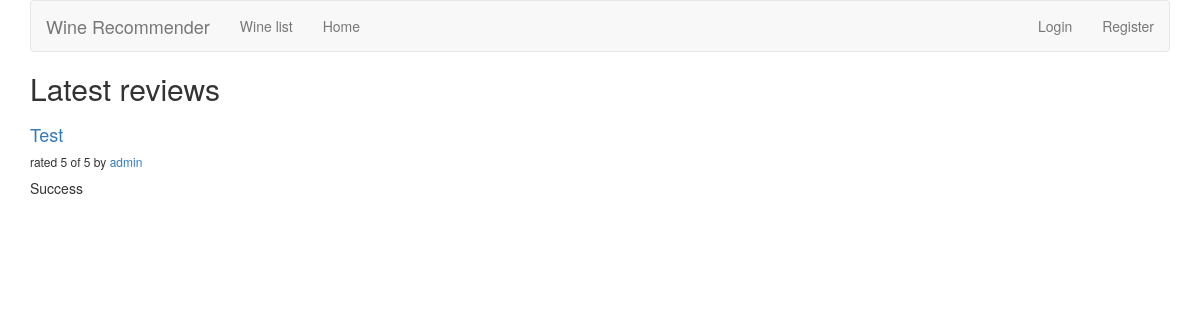
/reviews/, run on an earlier commit of the app's database.
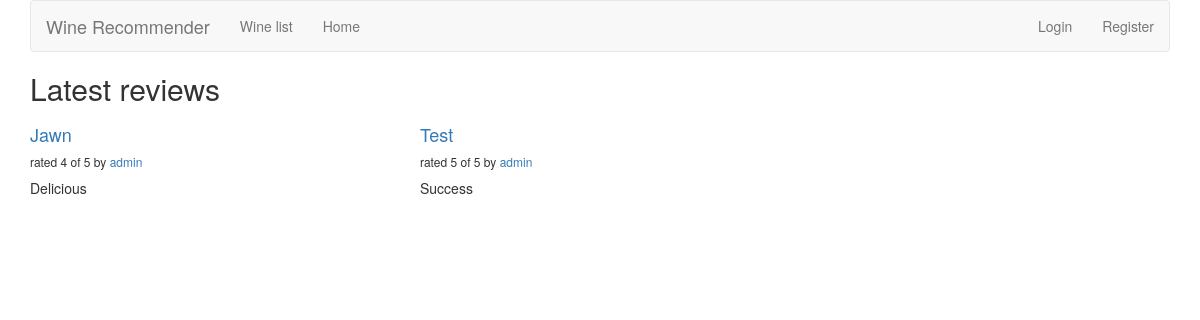
And on a later commit of the database.
### reviews/models.py (models this page shows, shortened)
class Review(models.Model):
	RATING_CHOICES = (
		(1, '1'),
	    (2, '2'),
	    (3, '3'),
	    (4, '4'),
	    (5, '5'),
	)
	wine = models.ForeignKey(Wine)
	pub_date = models.DateTimeField('date published')
	user_name = models.CharField(max_length=100)
	comment = models.CharField(max_length=200)
	rating = models.IntegerField(choices=RATING_CHOICES)

class Wine(models.Model):
	name = models.CharField(max_length=200)
	YEAR_CHOICES = [(r,r) for r in range(1900, datetime.date.today().year+1)]
	year = models.IntegerField(('year'), choices=YEAR_CHOICES, default=datetime.datetime.now().year)

### reviews/views.py (the view)
def review_list(request):
    latest_review_list = Review.objects.order_by('-pub_date')[:9]
    context = {'latest_review_list':latest_review_list}
    return render(request, 'reviews/review_list.html', context)

### reviews/templates/reviews/review_list.html
{% extends 'base.html' %}
{% block title %}
<h2>Latest reviews</h2>
{% endblock %}
{% block content %}
{% if latest_review_list %}
<div class="row">
    {% for review in latest_review_list %}
    <div class="col-xs-6 col-lg-4">
        <h4>
        	<a href="{% url 'reviews:review_detail' review.id %}">
        		{{ review.wine.name }}
    		</a>
    	</h4>
        <h6>rated {{ review.rating }} of 5 by <a href="{% url 'reviews:user_review_list' review.user_name %}" >{{ review.user_name }}</a></h6>
        <p>{{ review.comment }}</p>
    </div>
    {% endfor %}
</div>
{% else %}
<p>No reviews are available.</p>
{% endif %}
{% endblock %}

What changed in the data, as far as the page shows it:
added Review: wine.name "Jawn", rating "4", user_name "admin", comment "Delicious"
